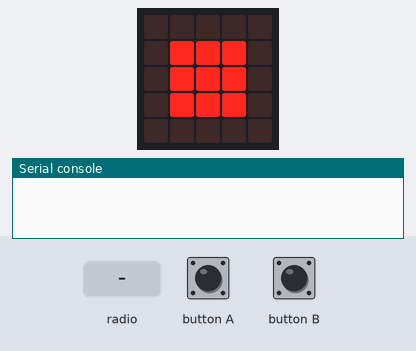
A program run on a simulated BBC micro:bit running MicroPython. Parts: the board's 5×5 LED display, the last lines printed to the serial console. The inputs (shaded band) are chosen by the test bench. No radio messages arrive unless stated (any console line starting 'radio sent:' is added by the test bench).

Above: at 1.2 s.
1.3 s: button B pressed for 0.15 s
At 1.51 s:
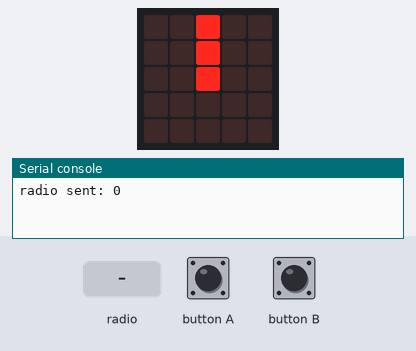
2.0 s: radio message "1" arrives
At 3.8 s:
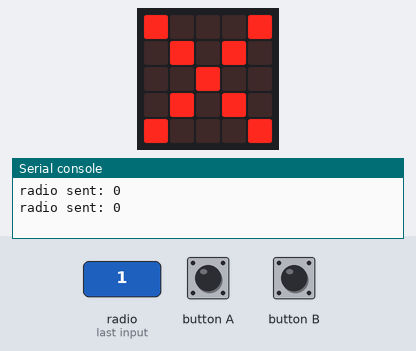
5.0 s: button B pressed for 1 s
At 5.64 s:
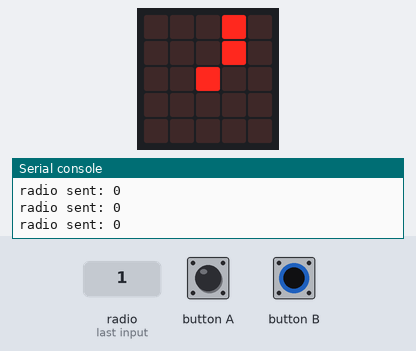
6.6 s: radio message "2" arrives
At 8.4 s:
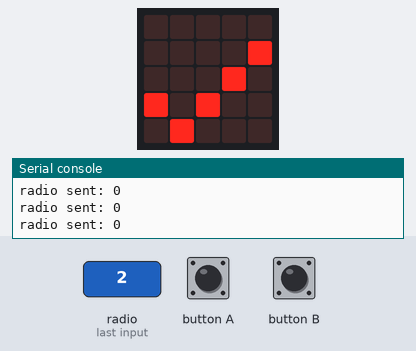
9.6 s: button B pressed for 0.15 s
At 9.83 s:
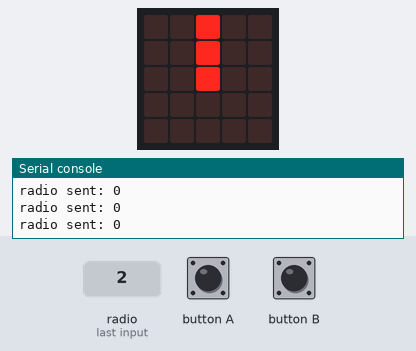
10.3 s: radio message "0" arrives
At 12.7 s:
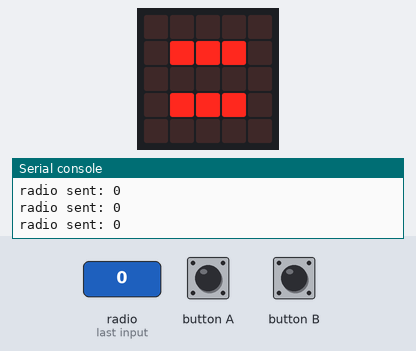
Timing chart, 0 to 14.2 s (numbered marks = the images above; inputs shaded):
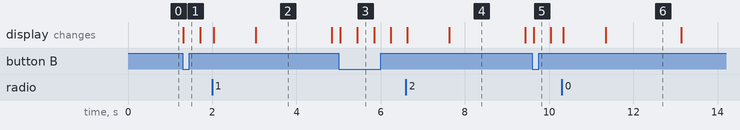

The program:

05_ssp_funk.py
```python
# Zusatz ★: Schere-Stein-Papier zu zweit per Funk
# Beide laden dieses Programm. Beide stellen dieselbe GRUPPE ein (jedes Paar eine andere Zahl!).
#   Taste A: Wahl wechseln
#   Taste B: Wahl abschicken, dann warten, bis der andere auch abgeschickt hat
from microbit import *
import radio

GRUPPE = 7                    # Paar 1 = 1, Paar 2 = 2, ... (0 bis 255)

radio.config(group=GRUPPE)
radio.on()

STEIN = Image("00000:09990:09990:09990:00000")
PAPIER = Image("99999:90009:90009:90009:99999")
SCHERE = Image("99009:99090:00900:99090:99009")
BILDER = [STEIN, PAPIER, SCHERE]

wahl = 0
display.show(BILDER[wahl])


def ergebnis(ich, gegner):
    d = (ich - gegner) % 3
    if d == 0:
        return 0
    if d == 1:
        return 1
    return -1


while True:
    if button_a.was_pressed():
        wahl = (wahl + 1) % 3
        display.show(BILDER[wahl])

    if button_b.was_pressed():
        radio.send(str(wahl))
        display.show(Image.ALL_CLOCKS, wait=False, loop=True)   # warten ...

        gegner = None
        while gegner is None:
            nachricht = radio.receive()
            if nachricht in ("0", "1", "2"):
                gegner = int(nachricht)
            sleep(20)

        # Der andere wartet vielleicht noch auf uns: nochmals senden
        radio.send(str(wahl))

        display.show(BILDER[gegner])
        sleep(1000)
        e = ergebnis(wahl, gegner)
        if e == 1:
            display.show(Image.YES)
        elif e == -1:
            display.show(Image.NO)
        else:
            display.show("=")
        sleep(1500)

        # Übrig gebliebene Nachrichten dieser Runde wegwerfen
        sleep(300)
        while radio.receive() is not None:
            pass

        display.show(BILDER[wahl])

    sleep(50)
```

Measured:
- after the input at 1.3 s, the display: changes at once (image 1)
- after the input at 2.0 s, the display: first changes at once (image 2 shows a later state)
- after the input at 5.0 s, the display: first changes at once (image 3 shows a later state)
- after the input at 6.6 s, the display: first changes at once (image 4 shows a later state)
- after the input at 9.6 s, the display: changes at once (image 5)
- after the input at 10.3 s, the display: first changes at once (image 6 shows a later state)
- what the display in image 2 shows lasts 1.8 s, from 3.0 s to 4.8 s
